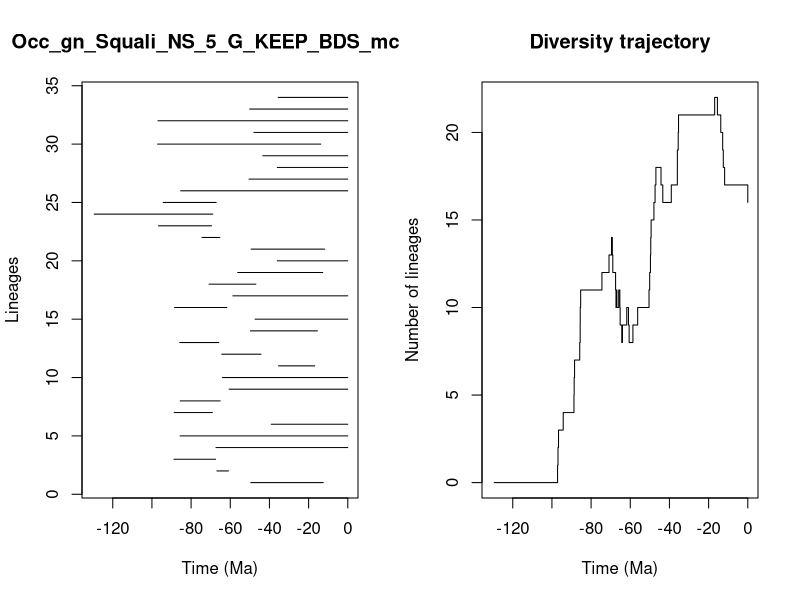

This figure's R source:


pdf(file='../Results/Genus_NS/5_MA_bins_EXT_EP/pyrate_mcmc_logs/Occ_gn_Squali_NS_5_G_KEEP_BDS_mcmc_LTT.pdf',width=0.6*20, height=0.6*10)
title = "Occ_gn_Squali_NS_5_G_KEEP_BDS_mcmc"
ts=c(49.5388916075922, 66.81779412920079,88.74678559408854,67.297342978051,85.57721697833617,39.05743172316753,88.63976535701897,85.5480692538789,60.581377441856404,63.98242348298687,35.358091391875924,64.3264906439335,85.80181627726031,49.698867362265766,47.334139255448335,88.44137665038356,58.65311886907234,70.85496951090923,56.22464416559627,35.964455995397046,49.35570794768311,74.46863011449175,96.63114235970164,129.48464875020326,94.23805995928959,85.32912305258202,50.424615503338536,35.9536140984683,43.394288527882686,97.11798649862062,47.92188810654794,96.89610711609814,50.08677481431116,35.51934546128384)
te=c(12.503793456352316, 60.924222925135425,67.49648483989965,0.0,0.0,0.0,69.1494000296359,65.16372893881388,0.0,0.0,16.91323714712848,44.303495310939816,65.89085343936877,15.50320580432261,0.0,61.7905319967104,0.0,46.9118779010542,12.816116751688432,0.0,11.821103709376468,65.31734384642431,69.58156624183326,68.91539427079903,67.20487754267907,0.0,0.0,0.0,0.0,13.792861137406938,0.0,0.0,0.0,0.0)
div_traj=c(0, 1,2,3,4,5,6,7,8,9,10,11,12,13,14,13,12,11,10,11,10,11,10,9,8,9,10,9,8,9,10,11,12,13,14,15,16,17,18,17,16,17,18,19,20,21,22,21,20,19,18,17,16)
time_events=c(129.48464875020326, 97.11798649862062,96.89610711609814,96.63114235970164,94.23805995928959,88.74678559408854,88.63976535701897,88.44137665038356,85.80181627726031,85.57721697833617,85.5480692538789,85.32912305258202,74.46863011449175,70.85496951090923,69.58156624183326,69.1494000296359,68.91539427079903,67.49648483989965,67.297342978051,67.20487754267907,66.81779412920079,65.89085343936877,65.31734384642431,65.16372893881388,64.3264906439335,63.98242348298687,61.7905319967104,60.924222925135425,60.581377441856404,58.65311886907234,56.22464416559627,50.424615503338536,50.08677481431116,49.698867362265766,49.5388916075922,49.35570794768311,47.92188810654794,47.334139255448335,46.9118779010542,44.303495310939816,43.394288527882686,39.05743172316753,35.964455995397046,35.9536140984683,35.51934546128384,35.358091391875924,16.91323714712848,15.50320580432261,13.792861137406938,12.816116751688432,12.503793456352316,11.821103709376468,0.0)
                par(mfrow=c(1,2))
                L = length(ts)
                plot(ts, 1:L , xlim=c(-max(ts)-1,0), pch=20, type="n", main=title,xlab="Time (Ma)",ylab="Lineages")
                for (i in 1:L){segments(x0=-te[i],y0=i,x1=-ts[i],y1=i)}    
                t = -time_events
                plot(div_traj ~ t,type="s", main = "Diversity trajectory",xlab="Time (Ma)",ylab="Number of lineages",xlim=c(-max(ts)-1,0))
                abline(v=c(65,200,251,367,445),lty=2,col="gray")
                
